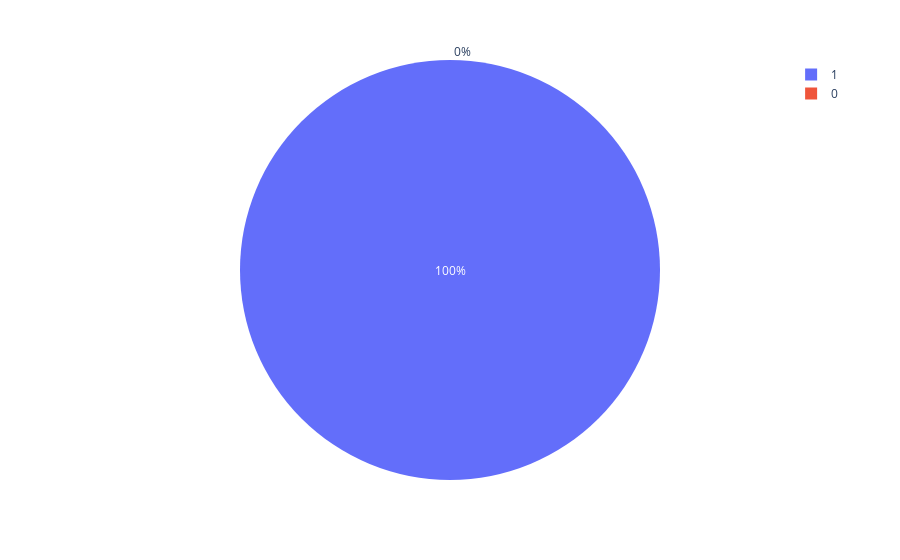

The notebook cell saved with this chart:
### Code cell
px.pie(data_frame=spacex_df[spacex_df['Launch Site']=='CCAFS LC-40'], values='class', names='class')

### Figure 1 — Plotly figure (JSON) as saved in the notebook; plotly's stock layout.template omitted (floating-point values rounded to 4 significant figures)
{"data": [{"domain": {"x": [0, 1], "y": [0, 1]}, "hovertemplate": "class=%{value}<extra></extra>", "labels": [0, 0, 0, 0, 0, 0, 0, 0, 0, 0, 0, 0, 0, 0, 0, 0, 0, 1, 1, 0, 1, 1, 1, 0, 1, 1], "legendgroup": "", "name": "", "showlegend": true, "type": "pie", "values": [0, 0, 0, 0, 0, 0, 0, 0, 0, 0, 0, 0, 0, 0, 0, 0, 0, 1, 1, 0, 1, 1, 1, 0, 1, 1]}], "layout": {"autosize": true, "legend": {"tracegroupgap": 0}, "margin": {"t": 60}}}
